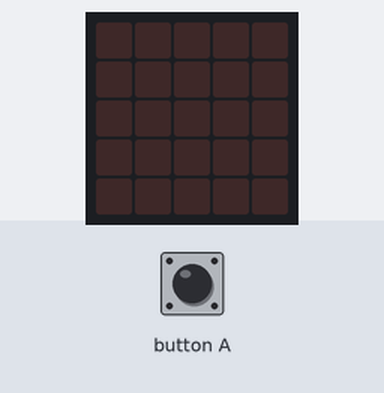
A program run on a simulated BBC micro:bit (MakeCode). On the bench: the board's 5×5 LED display. The inputs (shaded band) are chosen by the test bench.

Above: at 1.2 s.
1.3 s: button A pressed for 0.15 s
At 1.65 s:
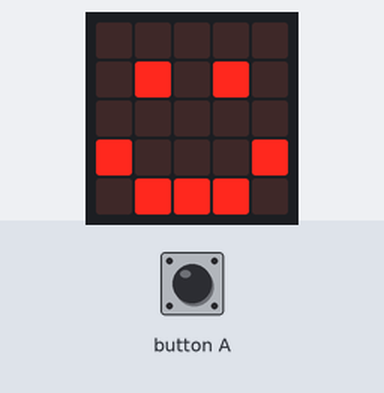
At 3.0 s:
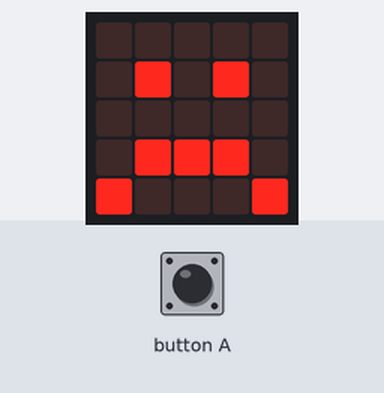
Timing chart, 0 to 4.5 s (numbered marks = the images above; inputs shaded):
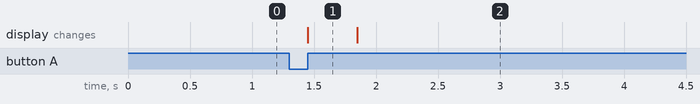

The program:

main.ts
```typescript
input.onButtonPressed(Button.A, function () {
    basic.showLeds(`
        . . . . .
        . # . # .
        . . . . .
        # . . . #
        . # # # .
        `)
    basic.showLeds(`
        . . . . .
        . # . # .
        . . . . .
        . # # # .
        # . . . #
        `)
})
basic.forever(function () {

})
```

test.ts
```typescript
// 在這裡測試；當此封包作為擴充功能時，將不會編譯此內容。
```

Measured:
- after the input at 1.3 s, the display: changes after 0.15 s (image 1)
- what the display in image 1 shows lasts 0.4 s, from 1.5 s to 1.9 s
